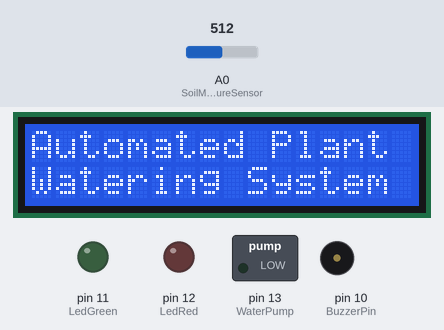
Bench run of a sketch on a simulated Arduino Uno, built with avr-gcc and run on an emulated ATmega328P. Parts: 16×2 character LCD, switched loads named in the sketch (green lamp = pin HIGH), output pins drawn as LEDs (lit = HIGH), buzzer (waves = sounding). The inputs (shaded band) are chosen by the test bench; at power-on: A0 (SoilMoistureSensor) = 512.

Above: at 3.0 s.
At 6.7 s:
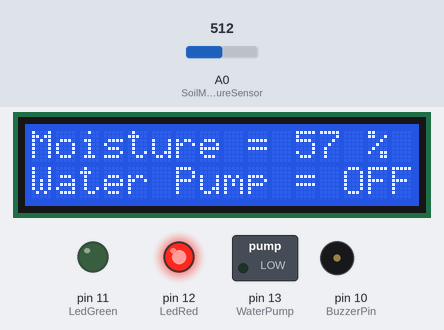
6.8 s: A0 (SoilMoistureSensor) set to 455
At 7.7 s:
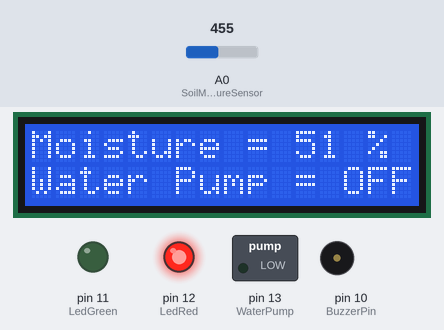
8.3 s: A0 (SoilMoistureSensor) set to 424
At 8.9 s:
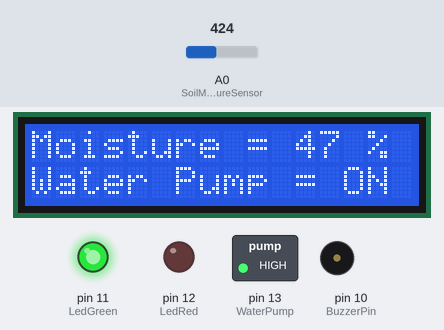
11.3 s: A0 (SoilMoistureSensor) set to 306
At 12.35 s:
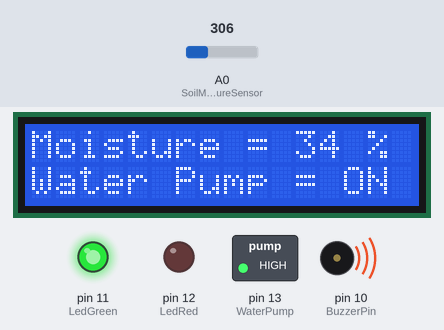
Timing chart, 0 to 18.9 s (numbered marks = the images above; inputs shaded):
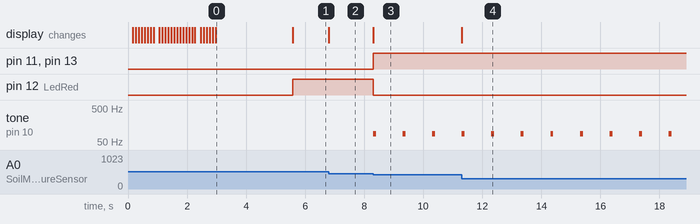

Measured:
- the behaviour switches between 443 and 442 on A0 (SoilMoistureSensor) (found by bisection; images 2 and 3)
- after the input at 6.8 s, the display: changes at once (image 2)
- after the input at 8.3 s, pin 11 (LedGreen), pin 13 (WaterPump): LOW → HIGH at once; pin 12 (LedRed): HIGH → LOW at once; tone on pin 10 (BuzzerPin): alternates 87 Hz for 0.10 s and silent for 0.90 s, starting at once; the display: changes at once (image 3)
- after the input at 11.3 s, the display: changes at once (image 4)
- what the display in image 0 shows lasts 2.6 s, from 3.0 s to 5.6 s

The sketch:

t91.ino
```cpp
#include <LiquidCrystal.h>

int BuzzerPin = 10;
int LedRed = 12;
int LedGreen = 11;
int SoilMoistureSensor = A0;
int WaterPump = 13;

LiquidCrystal lcd(2, 3, 4, 5, 6, 7);

void setup()
{
    pinMode(WaterPump, OUTPUT);
    pinMode(LedRed, OUTPUT);
    pinMode(LedGreen, OUTPUT);
    pinMode(BuzzerPin, OUTPUT);

    Serial.begin(9600);
    lcd.begin(16, 2);
    pinMode(BuzzerPin, OUTPUT);

    lcd.clear();
    lcd.setCursor(0, 0);

    String message1 = "Automated Plant";
    String message2 = "Watering System";

    for (int i = 0; i < message1.length(); i++) {
        lcd.print(message1.charAt(i));
        delay(100);
    }

    lcd.setCursor(0, 1);

    for (int i = 0; i < message2.length(); i++) {
        lcd.print(message2.charAt(i));
        delay(100);
    }

    delay(2500);

    lcd.clear();
    lcd.setCursor(0, 0);
    lcd.print("Moisture =");
    lcd.setCursor(0, 1);
    lcd.print("Water Pump =");
}

void loop()
{
    int Sensor = analogRead(SoilMoistureSensor);

    int mappedValue = map(Sensor, 0, 876, 0, 99);

    lcd.setCursor(11, 0);
    lcd.print(mappedValue);

    lcd.setCursor(14, 0);
    lcd.print("%");

    lcd.setCursor(13, 1);

    if (mappedValue < 50) {
        digitalWrite(WaterPump, HIGH);
        digitalWrite(LedGreen, HIGH);
        digitalWrite(LedRed, LOW);

        lcd.print("ON ");
        playSound();
    }
    else {
        digitalWrite(WaterPump, LOW);
        digitalWrite(LedGreen, LOW);
        digitalWrite(LedRed, HIGH);

        lcd.print("OFF");
    }
}

void playSound()
{
    tone(BuzzerPin, 87, 100);
    delay(1000);
}
```
